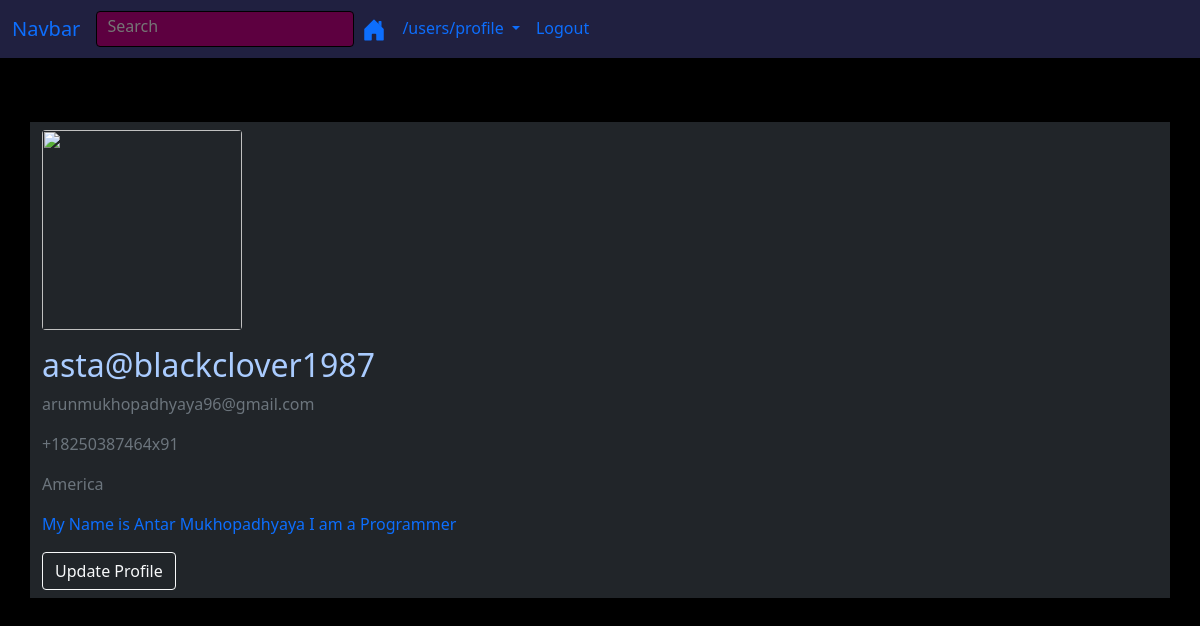
Page /users/profile (signed in) on the committed database.
### users/models.py (models this page shows, shortened)
class Profile(models.Model):
    user = models.OneToOneField(User, on_delete=models.CASCADE)
    profile_image = models.ImageField(default='default.png', upload_to="profile_pics")
    about = models.TextField(default="", max_length=500)
    country = models.TextField(default="", max_length=100)
    phone =PhoneField(blank=True, help_text='Contact phone number')

### users/views.py (the view)
# urls.py: path('profile', views.user_profile, name="profile"),
def user_profile(request):
    if request.user.is_authenticated:
        if Profile.objects.filter(user=request.user).exists():
            obj = Profile.objects.get(user=request.user)
            context = {
                "country": obj.country,
                'phone': obj.phone,
                'profile_image': obj.profile_image,
                'about': obj.about,
            }
            return render(request, 'profile.html', context)
    return redirect('signin')

### templates/profile.html (shortened to what this page needs)
{% extends 'base.html' %} {% load static %} {% block body %}
<div class="container bg-dark">
  <div class="content-section">
    <div class="media my-3">
      <img
        src="{{profile_image.url}}"
        alt=""
        width="200px"
        height="200px"
        class="rounded float-left mr-2 my-2"
      />
      <div class="media-body my-2 ml-2">
        <h2 class="account-heading">{{user}}</h2>
        <p class="text-secondary">{{user.email}}</p>
        <p class="text-secondary">{{phone}}</p>
        <p class="text-secondary">{{country}}</p>
        <p class="text-primary">{{about}}</p>
        <a href="{% url 'update-profile'%}" class="btn btn-outline-light mb-2">Update Profile</a>
      </div>
    </div>
  </div>
</div>
{% endblock body %}

### community/static/base.css (style rules this page uses)
h1, h2, p, label { color: #aaccff; }

### templates/base.html (style rules this page uses)
html { scroll-behavior: smooth; }
body { background: black; }

### rows in the picture
Profile: phone "+18250387464x91", country "America", about "My Name is Antar Mukhopadhyaya I am a Programmer"

### other values in the picture
{{ request.path }} "/users/profile"
{{ user }} "asta@blackclover1987"
{{ user.email }} "arunmukhopadhyaya96@gmail.com"
